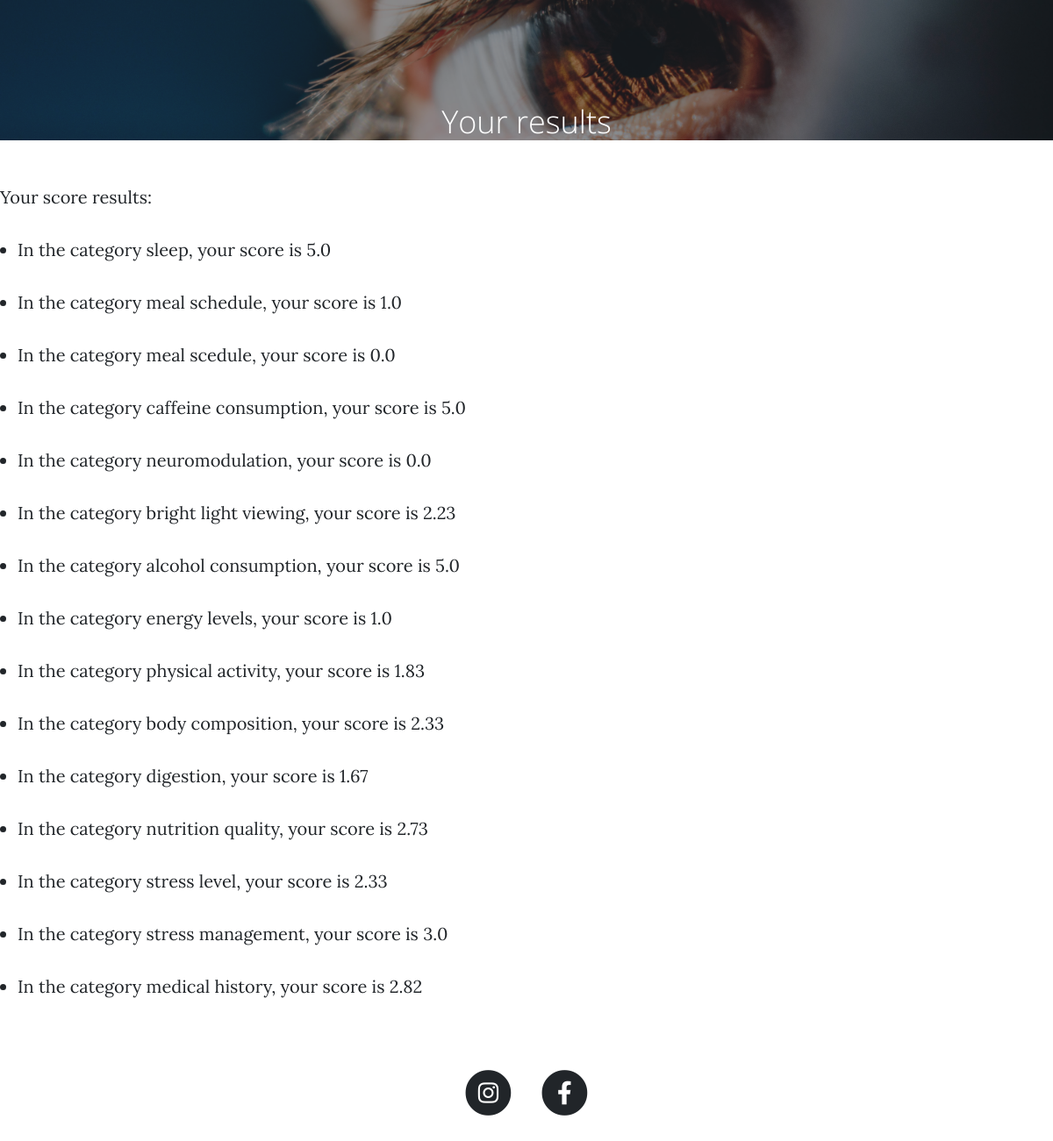
The app's page /summary/1 with its own data.
### main_old.py (models this page shows)
class UserAnswers(UserMixin, db.Model):
    __tablename__ = "user_scores"
    id = db.Column(db.Integer, primary_key=True)
    user_id = db.Column(db.Integer, db.ForeignKey('users.id'), nullable=False)
    category = db.Column(db.String(250), unique=False)
    question_id = db.Column(db.Integer, nullable=False)
    answer = db.Column(db.String(250), unique=False)
    score = db.Column(db.String(250), unique=False)
    weight = db.Column(db.Float, unique=False)
    comment = db.Column(db.String(1000), unique=False)
    db.UniqueConstraint('user_id', 'question_id', name='unique_user_question')

### main_old.py (the view, shortened to what this page needs)
@app.route('/summary/<int:user_id>', methods = ['POST', 'GET'])
def summary(user_id):
    results = []
    current_category = 'sleep'
    category_score = 0
    category_weight_sum = 0
    total_questions = 98
    for question_id in range(1, total_questions + 1):
        answer = UserAnswers.query.filter_by(question_id=question_id).first()
        if answer:
            if answer.category != current_category :
                if category_weight_sum > 0:
                    category_weighted_score = category_score / category_weight_sum
                else:
                    category_weighted_score = 0.0
                print(f"Category {current_category}: Weighted Score = {category_weighted_score}")
                category_result = {
                'category': current_category,
                'score': round(category_weighted_score,2)
                }
                results.append(category_result)
                current_category = answer.category
                category_score = int(answer.score) * float(answer.weight)
                category_weight_sum = float(answer.weight)
            else:
                category_score += int(answer.score) * float(answer.weight)
                category_weight_sum += float(answer.weight)
    if category_weight_sum > 0:
        category_weighted_score = category_score / category_weight_sum
    else:
        category_weighted_score = 0.0
    print(f"Category {current_category}: Weighted Score = {category_weighted_score}")
    category_result = {
        'category': current_category,
        'score': round(category_weighted_score,2)
        }
    results.append(category_result)
    summary_data = []
    for result in results:
        summary_data.append(result)
    df = pd.DataFrame(summary_data)
    df.to_csv('summary.csv', index=False)
    user_responses = UserAnswers.query.filter_by(user_id=user_id).all()
    summary_data = []
    df = pd.DataFrame(summary_data)
    csv_filename = f'user_{user_id}_responses.csv'
    df.to_csv(csv_filename, index=False)
    return render_template('summary.html', results = results)

### templates/summary.html (shortened to what this page needs)
<!DOCTYPE html>
{% import "bootstrap/wtf.html" as wtf %}
<html>
<head>
    <link rel="stylesheet" href="{{ url_for('static', filename='css/custom.css') }}">
</head>
<body>
    {% extends 'bootstrap/base.html' %}
    {% block content %}
    {% include "header.html" %}
    <link rel="stylesheet" href="{{ url_for('static', filename='css/custom.css') }}">
    <header class="masthead" style="background-image: url('{{ url_for('static', filename='img/background.jpg')}}')">
        <div class="overlay"></div>
        <div class="container">
            <div class="row">
                <div class="col-lg-8 col-md-10 mx-auto">
                    <div class="page-heading">
                        <span class="subheading">Your results</span>
                    </div>
                </div>
            </div>
        </div>
    </header>
    <p>Your score results:</p>
    <ul>
        {% for result in results %}
        <li>
            <p>In the category {{ result['category'] }}, your score is {{ result['score'] }}</p>
        </li>
        {% endfor %}
    </ul>
    {% include "footer.html" %}
    {% endblock %}

### templates/header.html (shortened to what this page needs)
<!DOCTYPE html>
<html lang="en">
<head>
  <link href="{{ url_for('static', filename='vendor/bootstrap/css/bootstrap.min.css') }}" rel="stylesheet">
  <link href="https://cdn.jsdelivr.net/npm/bootstrap@5.3.0/dist/css/bootstrap.min.css" rel="stylesheet">
  <link href="{{ url_for('static', filename='vendor/fontawesome-free/css/all.min.css')}}" rel="stylesheet" type="text/css">
  <link href="{{ url_for('static', filename='css/clean-blog.min.css')}}" rel="stylesheet">
</head>

### templates/footer.html (shortened to what this page needs)
  <footer>
    <div class="container">
      <div class="row">
        <div class="col-lg-8 col-md-10 mx-auto">
          <ul class="list-inline text-center">
            <li class="list-inline-item">
              <a href="https://www.instagram.com/exlibris_laivina/">
                <span class="fa-stack fa-lg">
                  <i class="fas fa-circle fa-stack-2x"></i>
                  <i class="fab fa-instagram fa-stack-1x fa-inverse"></i>
                </span>
              </a>
            </li>
            <li class="list-inline-item">
              <a href="https://www.facebook.com/elizabete.laivina">
                <span class="fa-stack fa-lg">
                  <i class="fas fa-circle fa-stack-2x"></i>
                  <i class="fab fa-facebook-f fa-stack-1x fa-inverse"></i>
                </span>
              </a>
            </li>
          </ul>
        </div>
      </div>
    </div>
  </footer>
</body>
</html>

### static/css/custom.css (style rules this page uses)
header.masthead { height: 20vh; }
header.masthead { margin-bottom: 50px; background: no-repeat center center; background-color: #868e96; background-attachment: scroll; position: relative; background-size: cover; }
header.masthead .overlay { position: absolute; top: 0; left: 0; height: 100%; width: 100%; background-color: #212529; opacity: 0.5; }
header.masthead .page-heading, header.masthead .post-heading, header.masthead .site-heading { padding: 114px 0; color: white; }
@media only screen and (min-width: 768px) { header.masthead .page-heading, header.masthead .post-heading, header.masthead .site-heading { padding: 114px 0; } }
header.masthead .page-heading, header.masthead .site-heading { text-align: center; }
header.masthead .page-heading .subheading, header.masthead .site-heading .subheading { font-size: 36px; font-weight: 300; line-height: 1.1; display: block; margin: 5px 0 0; font-family: 'Open Sans', 'Helvetica Neue', Helvetica, Arial, sans-serif; }

### records on screen
UserAnswers: category "meal schedule", score "1.0"
UserAnswers: category "meal scedule", score "0.0"
UserAnswers: category "caffeine consumption", score "5.0"
UserAnswers: category "neuromodulation", score "0.0"
UserAnswers: category "bright light viewing", score "2.23"
UserAnswers: category "alcohol consumption", score "5.0"
UserAnswers: category "energy levels", score "1.0"
UserAnswers: category "physical activity", score "1.83"
UserAnswers: category "body composition", score "2.33"
UserAnswers: category "digestion", score "1.67"
UserAnswers: category "nutrition quality", score "2.73"
UserAnswers: category "stress level", score "2.33"
UserAnswers: category "stress management", score "3.0"
UserAnswers: category "medical history", score "2.82"

### other values on screen
{{ result['category'] }} "sleep"
{{ result['score'] }} "5.0"
